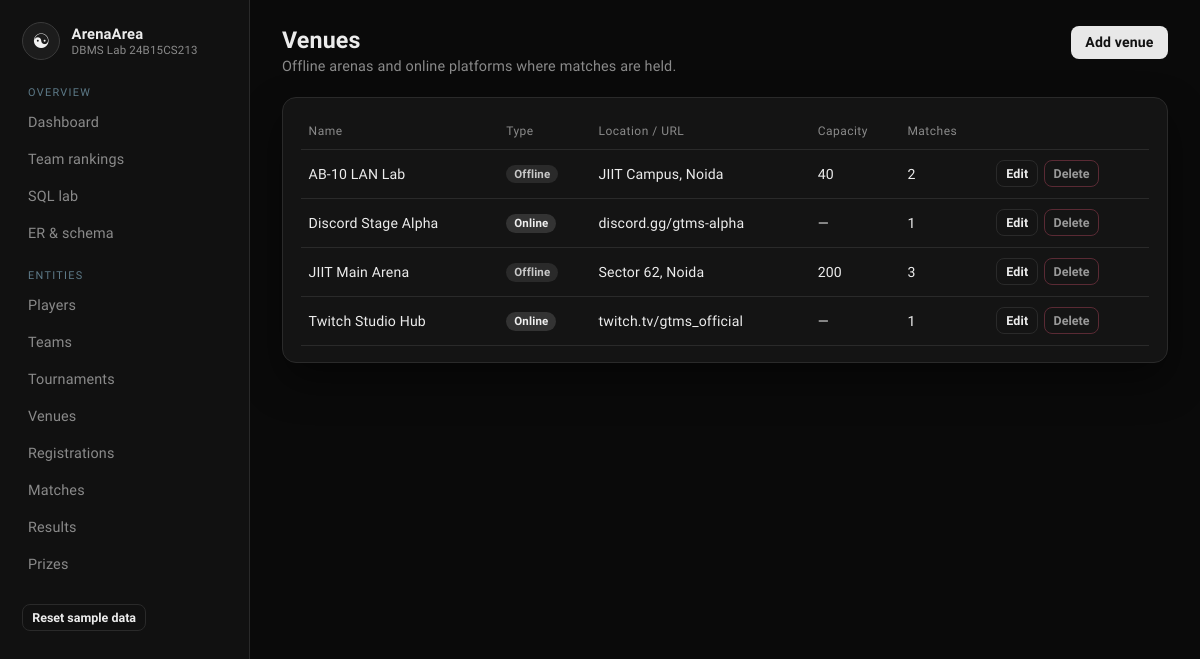
/venues, run on the app's committed database.
### tables this page shows
CREATE TABLE Venue (
    venue_id   INTEGER PRIMARY KEY AUTOINCREMENT,
    venue_name TEXT    NOT NULL,
    venue_type TEXT    NOT NULL CHECK (venue_type IN ('Offline', 'Online')),
    location   TEXT    NOT NULL,
    capacity   INTEGER CHECK (capacity IS NULL OR capacity > 0)
);

### app.py (the view)
@app.route("/venues")
def venues_list():
    rows = query(
        """
        SELECT v.*, COUNT(m.match_id) AS match_count
        FROM Venue v
        LEFT JOIN MatchEvent m ON m.venue_id = v.venue_id
        GROUP BY v.venue_id
        ORDER BY v.venue_name
        """
    )
    return render_template("venues.html", rows=rows)

### app.py (called while the page is built)
def get_db():
    if "db" not in g:
        g.db = sqlite3.connect(DB_PATH)
        g.db.row_factory = sqlite3.Row
        g.db.execute("PRAGMA foreign_keys = ON")
    return g.db

def query(sql, args=(), one=False):
    cur = get_db().execute(sql, args)
    rows = cur.fetchall()
    cur.close()
    return (rows[0] if rows else None) if one else rows

### templates/venues.html (shortened to what this page needs)
{% extends "base.html" %}
{% block content %}
<div class="topbar">
  <div><h2>Venues</h2><p>Offline arenas and online platforms where matches are held.</p></div>
  <a class="btn" href="{{ url_for('venue_new') }}">Add venue</a>
</div>
<div class="card">
<table>
  <thead><tr><th>Name</th><th>Type</th><th>Location / URL</th><th>Capacity</th><th>Matches</th><th></th></tr></thead>
  <tbody>
  {% for r in rows %}
    <tr>
      <td>{{ r.venue_name }}</td>
      <td><span class="badge {{ r.venue_type }}">{{ r.venue_type }}</span></td>
      <td>{{ r.location }}</td>
      <td>{{ r.capacity or '—' }}</td>
      <td>{{ r.match_count }}</td>
      <td class="row-actions">
        <a class="btn ghost small" href="{{ url_for('venue_edit', venue_id=r.venue_id) }}">Edit</a>
        <form action="{{ url_for('venue_delete', venue_id=r.venue_id) }}" method="post">
          <button class="btn danger small" type="submit">Delete</button>
        </form>
      </td>
    </tr>
  {% endfor %}
  </tbody>
</table>
</div>
{% endblock %}

### static/style.css (style rules this page uses)
:root { --bg: #0a0a0a; --panel: #141414; --panel-2: #1a1a1a; --line: #2a2a2a; --text: #ececec; --muted: #8a8a8a; --mint: #cfcfcf; --mint-dim: #3a3a3a; --coral: #9a9a9a; --gold: #d0d0d0; --blue: #b8b8b8; --shadow: 0 18px 40px rgba(0, 0, 0, 0.45); }
* { box-sizing: border-box; }
html, body { margin: 0; min-height: 100%; }
body { font-family: "Sora", sans-serif; background: var(--bg); color: var(--text); letter-spacing: 0.01em; }
a { color: var(--mint); text-decoration: none; }
.topbar { display: flex; justify-content: space-between; align-items: flex-start; gap: 1rem; margin-bottom: 1.4rem; }
.topbar h2 { margin: 0 0 0.25rem; font-size: 1.45rem; }
.topbar p { margin: 0; color: var(--muted); font-size: 0.9rem; }
.btn, button.btn, input[type="submit"] { border: 0; background: #e8e8e8; color: #111; font-weight: 600; padding: 0.55rem 0.9rem; border-radius: 8px; cursor: pointer; font-family: inherit; font-size: 0.88rem; }
.btn.ghost, button.ghost { background: transparent; color: var(--text); border: 1px solid var(--line); }
.btn.danger, button.danger { background: transparent; color: var(--coral); border: 1px solid #5a2a34; }
.btn.small, button.small { padding: 0.32rem 0.55rem; font-size: 0.78rem; }
.card { background: var(--panel); border: 1px solid var(--line); border-radius: 14px; padding: 1rem 1.1rem; box-shadow: var(--shadow); }
table { width: 100%; border-collapse: collapse; font-size: 0.88rem; }
th, td { text-align: left; padding: 0.65rem 0.5rem; border-bottom: 1px solid var(--line); vertical-align: middle; }
th { color: var(--muted); font-weight: 500; font-size: 0.75rem; letter-spacing: 0.04em; }
.badge { display: inline-block; padding: 0.15rem 0.5rem; border-radius: 999px; font-size: 0.72rem; font-weight: 600; }
.Offline { background: #2a2a2a; color: #c8c8c8; }
.Online { background: #333; color: #eee; }
.row-actions { display: flex; gap: 0.35rem; }

### data on the page
Venue: venue_name "AB-10 LAN Lab", venue_type "Offline", location "JIIT Campus, Noida", capacity "40", match_count "2"
Venue: venue_name "Discord Stage Alpha", venue_type "Online", location "discord.gg/gtms-alpha", capacity "—", match_count "1"
Venue: venue_name "JIIT Main Arena", venue_type "Offline", location "Sector 62, Noida", capacity "200", match_count "3"
Venue: venue_name "Twitch Studio Hub", venue_type "Online", location "twitch.tv/gtms_official", capacity "—", match_count "1"
